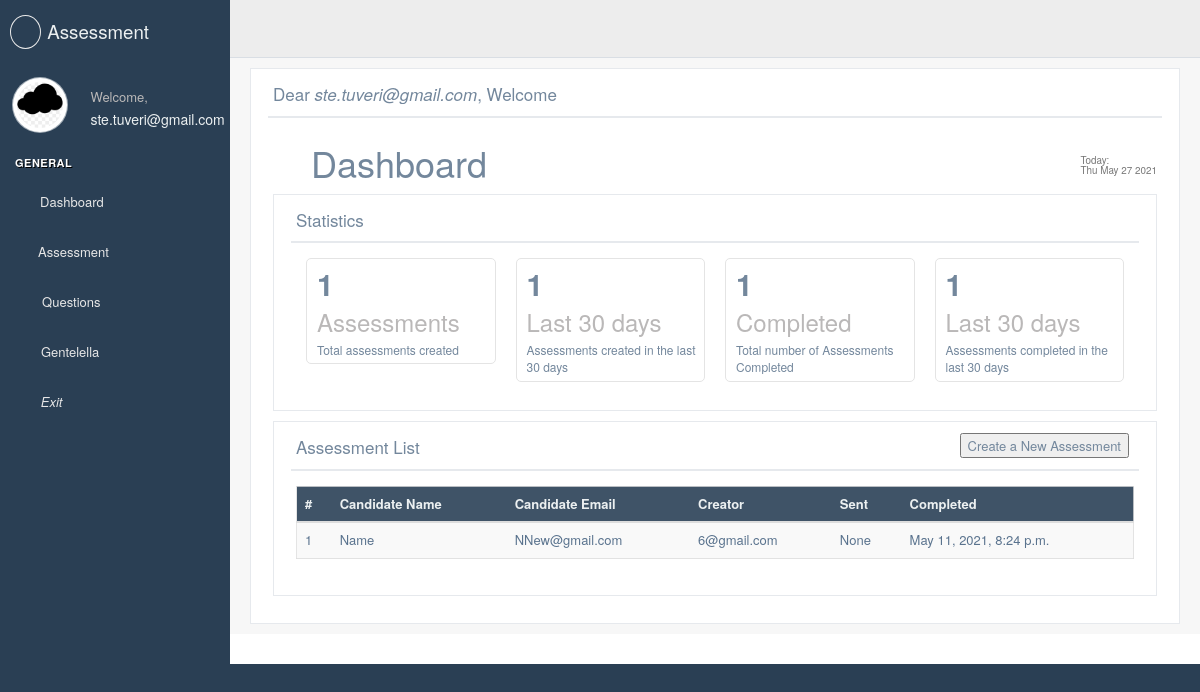
Before: /assessment/director/dashboard (signed in) with the older database file.
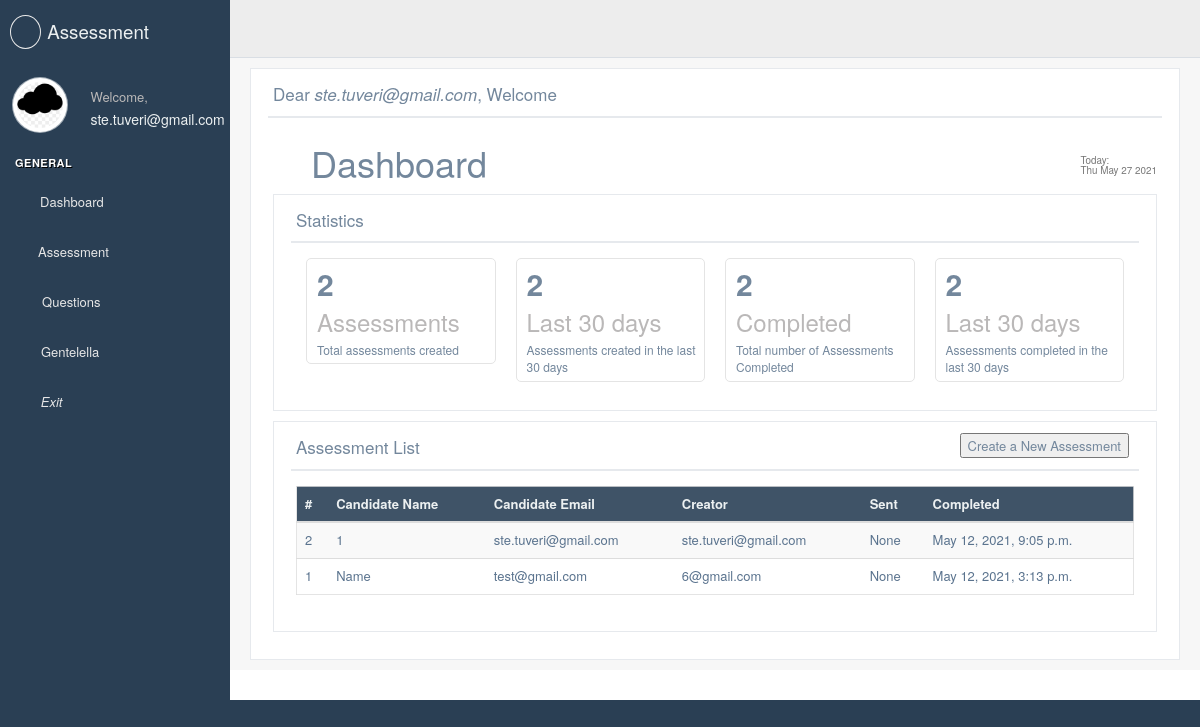
After: the same page with the newer database file.
### assessment/models.py (models this page shows, shortened)
class Assessment(models.Model):
    YES_NO = ( ('Yes', 'Yes'), ('No', 'No'),)
    assessment_name = models.CharField(max_length=20, blank=True, null=True, unique=True)
    candidate_name = models.CharField(max_length=20, blank=True, null=True)
    candidate_surname = models.CharField(max_length=20, blank=True, null=True)
    candidate_email = models.EmailField(max_length=254, null=True, blank=True)
    slug = models.SlugField(max_length=40,null=True, blank=True)
    token = models.CharField(max_length=256, null=True, blank=True)
    creator_email = models.EmailField(max_length=254, null=True, blank=True)
    date_creation = models.DateTimeField(blank=True, null=True,)
    date_sent = models.DateTimeField(blank=True, null=True,)
    date_first_opened = models.DateTimeField(blank=True, null=True,)
    date_complete = models.DateTimeField(blank=True, null=True,)
    questions_selected = models.ManyToManyField(Question,null=True,blank=True)
    time_to_complete = models.IntegerField(blank=True, null=True)
    completed = models.CharField(max_length=3, blank=True, null=True, choices=YES_NO, default='No')
    answers = models.JSONField(blank=True, null=True)
    score = models.IntegerField(blank=True, null=True)

### assessment/views.py (the view)
# urls.py: path("director/dashboard", DashboardView.as_view(template_name='assessment/director/dashboard.html'),
@method_decorator(login_required, name='dispatch')
class DashboardView(ListView):
    model = Assessment
    template_name = 'assessment/assessment.html'
    context_object_name = 'assessment_view'
    ordering = ['-pk']
    def get_context_data(self, **kwargs):
        context = super().get_context_data(**kwargs)
        context['questions'] = Question.objects.all()
        context['tot_number_of_assessment'] = len(Assessment.objects.all())
        context['assessment_created_30_days'] = len(Assessment.objects.filter(date_creation__range=[
                            datetime.datetime.now() - datetime.timedelta(30),
                            datetime.datetime.now()]))
        context['assessment_completed'] = len(Assessment.objects.exclude(date_complete = None))
        context['assessment_completed_30_days'] = len(Assessment.objects.filter(date_creation__range=[
                                             datetime.datetime.now() - datetime.timedelta(30),
                                             datetime.datetime.now()]).exclude(date_complete = None))
        return context

### assessment/templates/assessment/director/dashboard.html (shortened to what the changed rows need)
{% extends "base_custom.html" %}
{% load crispy_forms_tags %}
{% load static %}
{% block stylesheets %}
  {{ block.super }}
    <link rel="stylesheet" href="/static/build/css/cards.css">
{% endblock stylesheets %}
{% block content %}
  <div class="right_col" role="main">
    <div class="">
      <div class="row">
        <div class="col-md-12">
          <div class="x_panel">
            <div class="x_title">
                <h2>Dear <i>{{ user }}</i>, Welcome </h2>
            </div>
            <div class="x_content">
                <form method="get" action="{% url 'assessment_create_view' %}">
                    <section class="">
                        <div class="row">
                          <div class="col-xs-12">
                            <h1>
                                <i class="fas fa-tachometer-alt"></i> Dashboard
                                <small class="pull-right"><small><small>
                                    </small></small>
                                </small>
                            </h1>
                          </div>
                        </div>
                        <div class="row">
                            <div class="col-md-12 col-sm-12 col-xs-12">
                              <div class="x_panel">
                                <div class="x_title">
                                  <h2>Statistics </h2>
                                </div>
                                <div class="x_content">
                                    <div class="animated flipInY col-lg-3 col-md-3 col-sm-6 col-xs-12">
                                      <div class="tile-stats">
                                        <div style="padding-left:0px" class="col-md-12">
                                        <div style="padding-left:0px" class="col-md-9">
                                        <div class="count" style="font-size:30px;">
                                          {{ tot_number_of_assessment }}
                                        </div>
                                        </div>
                                        </div>
                                      </div>
                                    </div>
                                    <div class="animated flipInY col-lg-3 col-md-3 col-sm-6 col-xs-12">
                                      <div class="tile-stats">
                                        <div style="padding-left:0px" class="col-md-12">
                                        <div style="padding-left:0px" class="col-md-9">
                                        <div class="count" style="font-size:30px;"> {{ assessment_created_30_days }}</div>
                                        </div>
                                        </div>
                                      </div>
                                    </div>
                                    <div class="animated flipInY col-lg-3 col-md-3 col-sm-6 col-xs-12">
                                      <div class="tile-stats">
                                        <div style="padding-left:0px" class="col-md-12">
                                        <div style="padding-left:0px" class="col-md-9">
                                        <div class="count" style="font-size:30px;">{{ assessment_completed }}</div>
                                        </div>
                                        </div>
                                      </div>
                                    </div>
                                    <div class="animated flipInY col-lg-3 col-md-3 col-sm-6 col-xs-12">
                                      <div class="tile-stats">
                                        <div style="padding-left:0px" class="col-md-12">
                                        <div style="padding-left:0px" class="col-md-9">
                                        <div class="count" style="font-size:30px;">{{ assessment_completed_30_days }}</div>
                                        </div>
                                        </div>
                                      </div>
                                    </div>
                                </div>
                              </div>
                            </div>
                          </div>
                        <div class="row">
                            <div class="col-md-12 col-sm-12 col-xs-12">
                              <div class="x_panel">
                                <div class="x_title">
                                  <h2>Assessment List <small>List of All the Approved Questions for Online Assessment</small></h2>
                                </div>
                                <div class="x_content">
                                  <div class="table-responsive">
                                    <table class="table table-striped jambo_table bulk_action">
                                      <thead>
                                        <tr class="headings">
                                            <th class="column-title">#</th>
                                            <th class="column-title">Candidate Name</th>
                                            <th class="column-title">Candidate Email</th>
                                            <th class="column-title">Creator</th>
                                            <th class="column-title">Sent</th>
                                            <th class="column-title">Completed</th>
                                        </tr>
                                      </thead>
                                      <tbody>
                                        {% for a in object_list %}
                                        <tr class="even pointer">
                                          <td class=" "><a href="{% url 'assessment_detail_view' a.pk %}"> {{ a.pk }} </a> </td>
                                          <td class=" "><a href="{% url 'assessment_detail_view' a.pk %}">{{ a.candidate_name }}</a> </td>
                                          <td class=" "><a href="{% url 'assessment_detail_view' a.pk %}">{{ a.candidate_email }}</a> </td>
                                          <td class=" "><a href="{% url 'assessment_detail_view' a.pk %}">{{ a.creator_email }}</a> </td>
                                          <td class=" "><a href="{% url 'assessment_detail_view' a.pk %}">{{ a.date_sent }}</a> </td>
                                          <td class=" "><a href="{% url 'assessment_detail_view' a.pk %}">{{ a.date_complete }}</a> </td>
                                        </tr>
                                        {% endfor %}
                                      </tbody>
                                    </table>
                                  </div>
                                </div>
                              </div>
                            </div>
                          </div>
                    </section>
                </form>
            </div>
          </div>
        </div>
      </div>
    </div>
  </div>
{% endblock content %}

Changed rows visible on the page:
added Assessment: pk "2", candidate_name "1", candidate_email "ste.tuveri@gmail.com", creator_email "ste.tuveri@gmail.com", date_sent "None", date_complete "May 12, 2021, 9:05 p.m."
changed Assessment "Name": candidate_email "NNew@gmail.com" → "test@gmail.com"; date_complete "May 11, 2021, 8:24 p.m." → "May 12, 2021, 3:13 p.m."
Other visible differences:
{{ tot_number_of_assessment }}: "1" → "2"
{{ assessment_created_30_days }}: "1" → "2"
{{ assessment_completed }}: "1" → "2"
{{ assessment_completed_30_days }}: "1" → "2"
